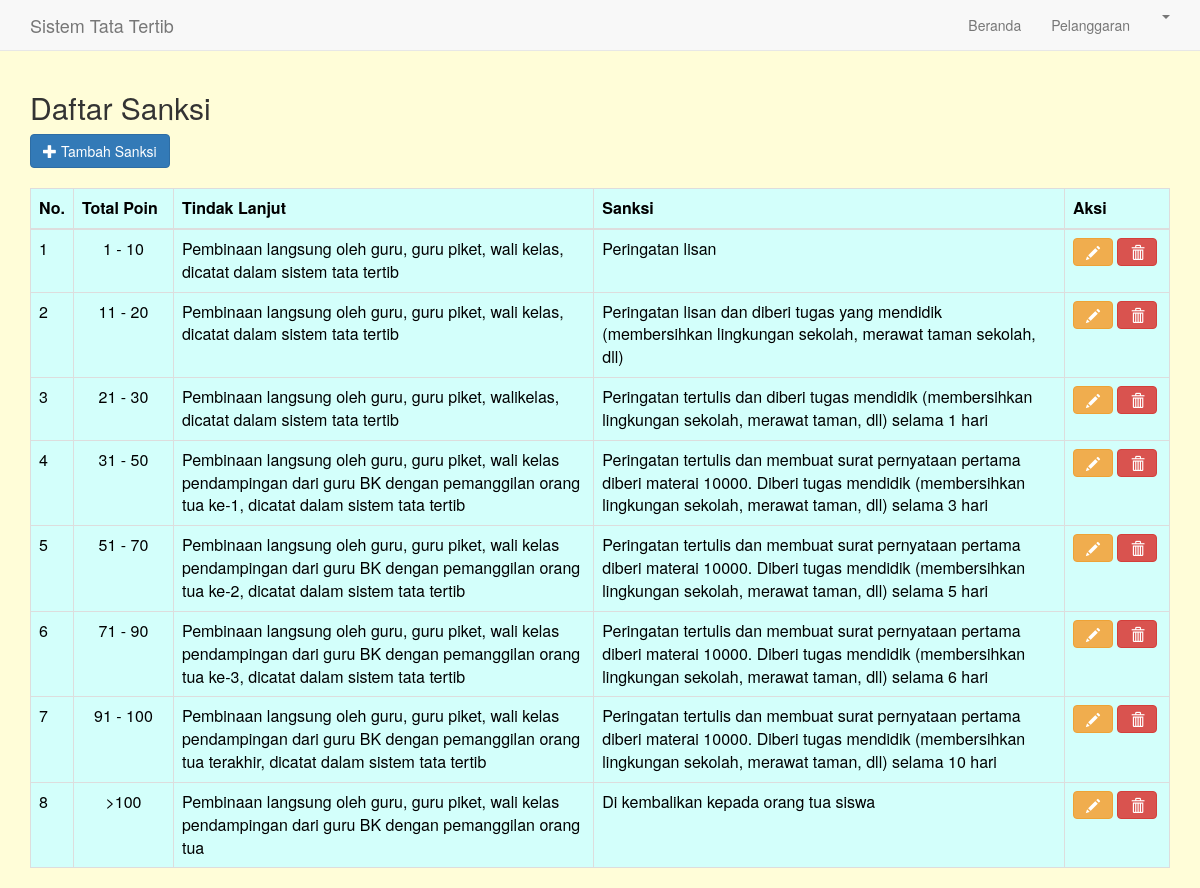
The app's page /index.php/admin/sanksi with its own data.
### tables this page shows
CREATE TABLE `tb_sanksi` (
  `id` int(11) NOT NULL,
  `sanksi` varchar(255) NOT NULL,
  `poin_min` int(11) NOT NULL,
  `poin_maks` int(11) NOT NULL,
  `tindak_lanjut` text
);

### application/controllers/Admin.php (called while the page is built, shortened)
<?php
class Admin extends CI_Controller
{
	private $head;
	public function __construct()
	{
		$this->head['kelasheader'] = $this->KelasModel->selectAll()->result_array();
	}
	public function sanksi()
	{
		$data['sanksi'] = $this->SanksiModel->selectAll()->result_array();
		$this->load->view('layout/aheader', $this->head);
		$this->load->view('admin/sanksi', $data);
		$this->load->view('layout/afooter');
	}
}

### index.php (called while the page is built, shortened)
<?php
require_once BASEPATH.'core/CodeIgniter.php';

### application/models/SanksiModel.php (called while the page is built, shortened)
<?php
class SanksiModel extends CI_Model
{
	public $tableName;
	public function __construct()
	{
		$this->tableName = "tb_sanksi";
	}
	public function selectAll($from = 0, $offset = 0)
	{
		$this->db->select('*');
		$this->db->from($this->tableName);
		$this->db->order_by('poin_min');
		$this->db->limit($from, $offset);
		return $this->db->get();
	}
}

### application/views/admin/sanksi.php (the view, shortened to what this page needs)
<div class="section">
  <div class="container">
    <div class="row">
      <div class="col-md-12">
        <h2>Daftar Sanksi</h2>
        <a href="<?php echo site_url('admin/sanksiAct/add'); ?>" title="Materi">
          <button class="btn btn-primary">
            <span class="glyphicon glyphicon-plus" aria-hidden="true"></span>&nbsp;Tambah Sanksi
          </button>
        </a>
      </div>
    </div>
  </div>
</div><br>
<div class="section">
  <div class="container">
    <div class="row">
      <div class="col-md-12">
        <table class="table table-bordered" style="color:black; background: #d3fffb;" id="dt">
          <thead>
            <tr>
              <th>No.</th>
              <th style="min-width: 100px">Total Poin</th>
              <th>Tindak Lanjut</th>
              <th>Sanksi</th>
              <th style="min-width: 105px">Aksi</th>
            </tr>
          </thead>
          <tbody>
            <?php $i = 1;
            foreach ($sanksi as $list) { ?>
              <tr>
                <td><?= $i++; ?></td>
                <?php if ($list['poin_min'] >= 100) : ?>
                  <td class="text-center">><?= $list['poin_min']; ?></td>
                <?php else : ?>
                  <td class="text-center"><?= $list['poin_min']; ?> - <?= $list['poin_maks']; ?></td>
                <?php endif; ?>
                <td><?= $list['tindak_lanjut']; ?></td>
                <td><?= $list['sanksi']; ?></td>
                <td>
                  <a href="<?php echo site_url('admin/sanksiAct/edit/') . $list['id']; ?>" title="Edit"><button class="btn btn-warning"><span class="glyphicon glyphicon-pencil" aria-hidden="true"></span></button></a>
                  <a onclick="deletes(<?php echo $list['id']; ?>)" title="Tugas"><button class="btn btn-danger"><span class="glyphicon glyphicon-trash" aria-hidden="true"></span></button></a>
                </td>
              </tr>
            <?php } ?>
          </tbody>
        </table>
      </div>
    </div>
  </div>
</div>

### assets/css/main.css (style rules this page uses)
body { color:#36404a; }
a { color: #4280c3; }

### application/views/layout/aheader.php (style rules this page uses)
body { background: #fffdd8; }

### records on screen
tb_sanksi: poin_min "1", poin_maks "10", tindak_lanjut "Pembinaan langsung oleh guru, guru piket, wali kelas, dicatat dalam sistem tata tertib", sanksi "Peringatan lisan"
tb_sanksi: poin_min "11", poin_maks "20", tindak_lanjut "Pembinaan langsung oleh guru, guru piket, wali kelas, dicatat dalam sistem tata tertib", sanksi "Peringatan lisan dan diberi tugas yang mendidik (membersihkan lingkungan sekolah, merawat taman sekolah, dll)"
tb_sanksi: poin_min "21", poin_maks "30", tindak_lanjut "Pembinaan langsung oleh guru, guru piket, walikelas, dicatat dalam sistem tata tertib", sanksi "Peringatan tertulis dan diberi tugas mendidik (membersihkan lingkungan sekolah, merawat taman, dll) selama 1 hari"
tb_sanksi: poin_min "31", poin_maks "50", tindak_lanjut "Pembinaan langsung oleh guru, guru piket, wali kelas pendampingan dari guru BK dengan pemanggilan orang tua ke-1, dicatat dalam sistem tata tertib", sanksi "Peringatan tertulis dan membuat surat pernyataan pertama diberi materai 10000. Diberi tugas mendidik (membersihkan lingkungan sekolah, merawat taman, dll) selama 3 hari"
tb_sanksi: poin_min "51", poin_maks "70", tindak_lanjut "Pembinaan langsung oleh guru, guru piket, wali kelas pendampingan dari guru BK dengan pemanggilan orang tua ke-2, dicatat dalam sistem tata tertib", sanksi "Peringatan tertulis dan membuat surat pernyataan pertama diberi materai 10000. Diberi tugas mendidik (membersihkan lingkungan sekolah, merawat taman, dll) selama 5 hari"
tb_sanksi: poin_min "71", poin_maks "90", tindak_lanjut "Pembinaan langsung oleh guru, guru piket, wali kelas pendampingan dari guru BK dengan pemanggilan orang tua ke-3, dicatat dalam sistem tata tertib", sanksi "Peringatan tertulis dan membuat surat pernyataan pertama diberi materai 10000. Diberi tugas mendidik (membersihkan lingkungan sekolah, merawat taman, dll) selama 6 hari"
tb_sanksi: poin_min "91", poin_maks "100", tindak_lanjut "Pembinaan langsung oleh guru, guru piket, wali kelas pendampingan dari guru BK dengan pemanggilan orang tua terakhir, dicatat dalam sistem tata tertib", sanksi "Peringatan tertulis dan membuat surat pernyataan pertama diberi materai 10000. Diberi tugas mendidik (membersihkan lingkungan sekolah, merawat taman, dll) selama 10 hari"
tb_sanksi: poin_min "100", tindak_lanjut "Pembinaan langsung oleh guru, guru piket, wali kelas pendampingan dari guru BK dengan pemanggilan orang tua", sanksi "Di kembalikan kepada orang tua siswa"
